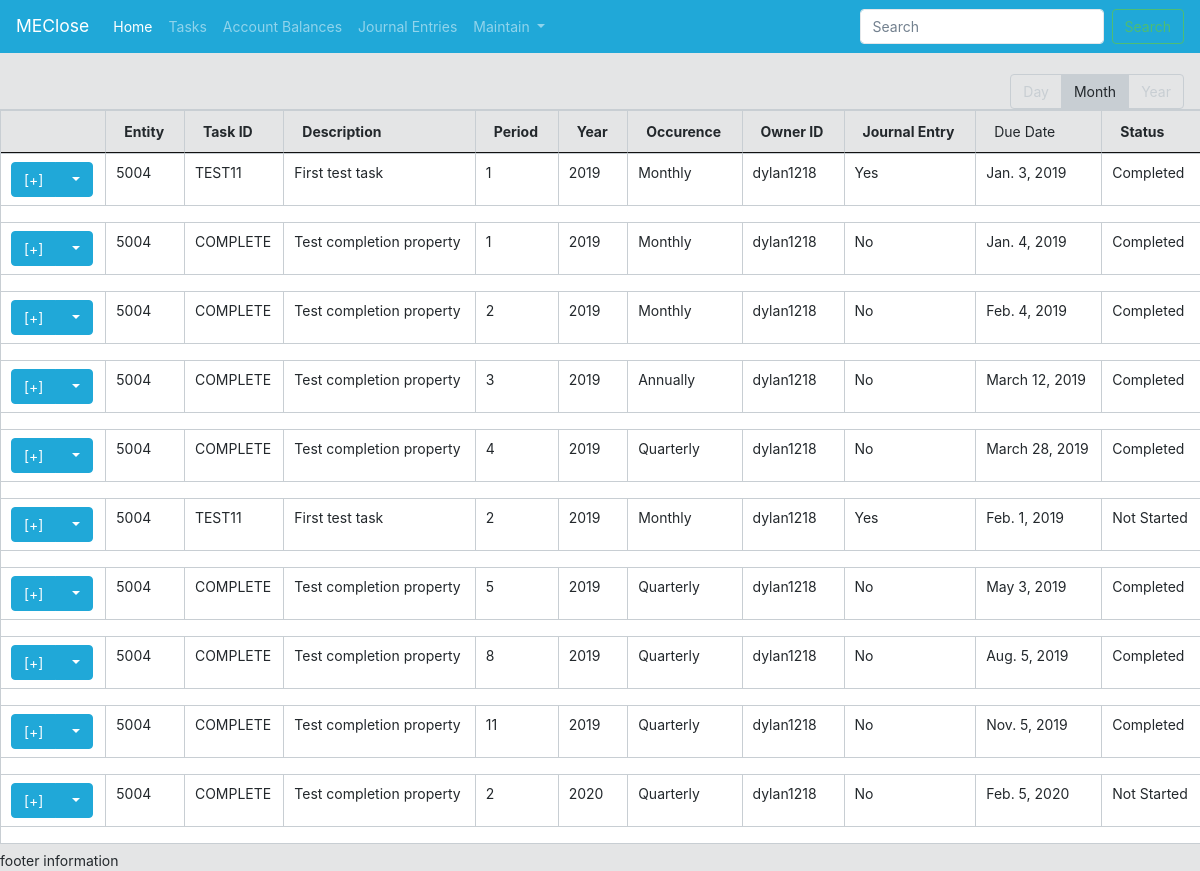
/ClosePortal/tasks/, run on an earlier commit of the app's database.
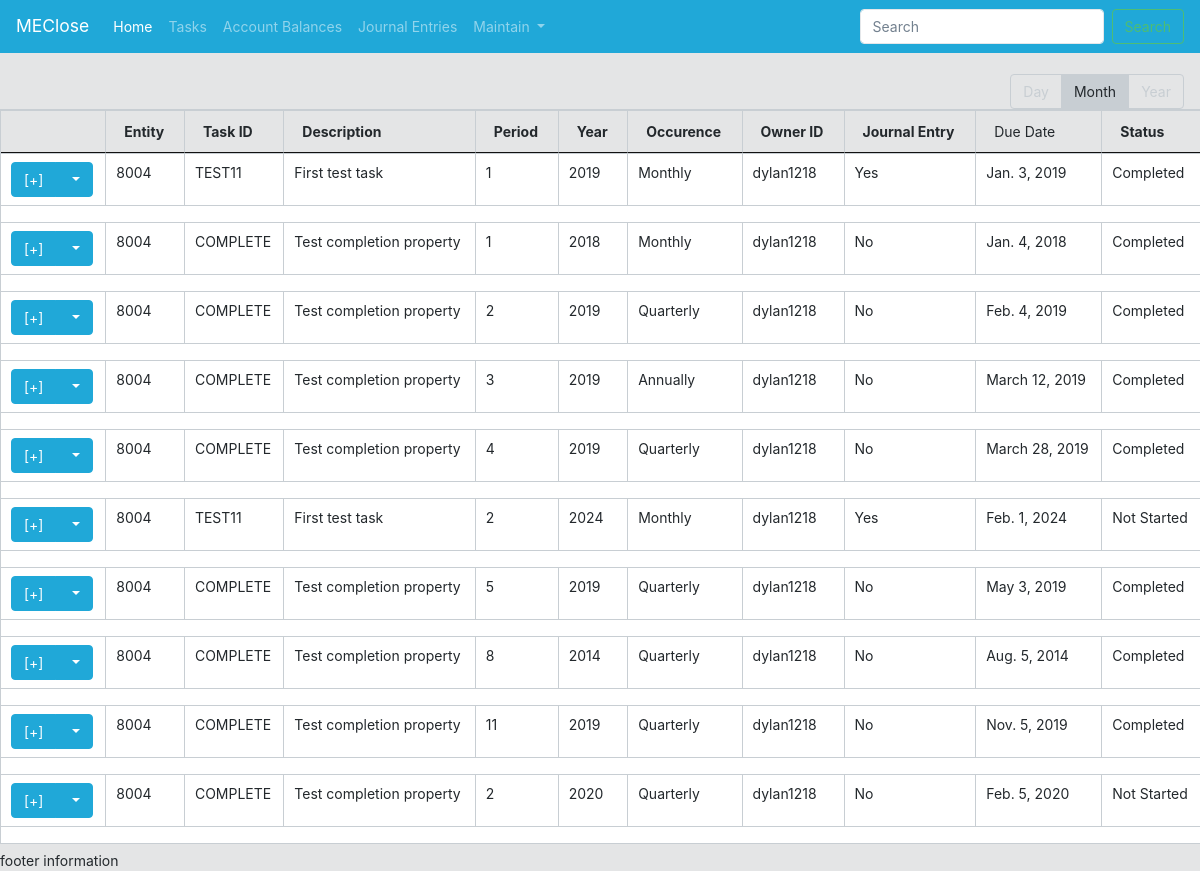
And on a later commit of the database.
### CloseApplication/models.py (models this page shows, shortened)
class TaskChecklist(models.Model):
    occurenceChoices = (
        ('M', 'Monthly'),
        ('Q', 'Quarterly'),
        ('S', 'Semi-Annually'),
        ('A', 'Annually'),
    )
    taskId = models.CharField(max_length=8)
    taskTBMapping = models.CharField(max_length=200, default="Not Assigned") #For assigning tasks to a TB FSLI
    taskDescription = models.CharField(max_length=200)
    taskYear = models.IntegerField(max_length=4)
    taskPeriod = models.IntegerField(max_length=2, choices = periodChoices)
    taskOccurence = models.CharField(max_length=2, choices = occurenceChoices)
    taskOwnerId = models.ForeignKey(User, on_delete=models.PROTECT) #For documentation purposes we want to preserve who the owner of a task was, and as such protect is utilized to not allow deletion of the referenced object
    isJE = models.CharField(max_length=3, choices=binaryChoice)
    pub_date = models.DateTimeField('date published')
    due_date = models.DateField(("Due Date"), default=datetime.date.today) #Note: No longer needed -- will be a calculated property
    dueMonthDay = models.IntegerField(max_length=2, default=1)
    entity = models.ForeignKey(userDefinedEntity, on_delete=models.PROTECT, related_name="entity_TaskChecklist", default=1)
    class Meta:
        constraints = [
            models.UniqueConstraint(fields=['taskId', 'entity', 'taskPeriod', 'taskYear'], name='unique_EntityUser')
        ]
    @property
    def Due_Date(self):
        dateStart = datetime.date(self.taskYear,self.taskPeriod,1)
        dateEnd = datetime.date(self.taskYear, self.taskPeriod, calendar.monthrange(self.taskYear,self.taskPeriod)[1])
        firstBusinessDay = pd.date_range(dateStart, dateEnd, freq="BMS")
        return (firstBusinessDay + BDay(self.dueMonthDay-1)).date[0]
    @property
    def aggregateStatus(self):
        try:
            related_SubTask_Model = TaskChecklist.objects.prefetch_related("taskId_taskId").all().filter(taskId=self.taskId, entity=self.entity, taskPeriod=self.taskPeriod, taskYear=self.taskYear)
            related_SubTask_Model_Groupby = related_SubTask_Model[0].taskId_taskId.all().values("subTaskStatus").annotate(Count("subTaskStatus")) #-1 to bring pk down relative to 0th based index
            not_Started_List = list(related_SubTask_Model_Groupby.filter(subTaskStatus="NS").values_list("subTaskStatus__count", flat=True))
            in_Progress_List = list(related_SubTask_Model_Groupby.filter(subTaskStatus="IP").values_list("subTaskStatus__count", flat=True))
            completed_List = list(related_SubTask_Model_Groupby.filter(subTaskStatus="CT").values_list("subTaskStatus__count", flat=True))
            if len(not_Started_List) > 0:
                not_Started_Count = not_Started_List[0]
            else:
                not_Started_Count = 0
            if len(in_Progress_List) > 0:
                in_Progress_Count = in_Progress_List[0]
            else:
                in_Progress_Count = 0
            if len(completed_List) > 0:
                completed_Count = completed_List[0]
            else:
                completed_Count = 0
            if ( (not_Started_Count + in_Progress_Count + completed_Count) == 0 ) or ( (not_Started_Count > 0) and ((in_Progress_Count + completed_Count) == 0) ) :
                return "Not Started"
            elif in_Progress_Count > 0:
                return "In Progress"
            else:
                return "Completed"
        except:
            return "Unable to calculate status"
    @property #@property decorater utilized to create a callable calculated "field" similar to other fields
    def taskIdKey(self):
        return str(self.entity) + "-" + str(self.taskId) + "-" + str(self.taskYear) + "-" + str(self.taskPeriod)

class userDefinedEntity(models.Model):
    entity = models.CharField(max_length=200, default="Select Entity")
    def __str__(self):
        return self.entity

class subTaskChecklist(models.Model):
    taskId = models.ForeignKey(TaskChecklist, related_name="taskId_taskId", on_delete=models.CASCADE) #this field is our associated between the parent task and subtask(s). Cascade is utilize to remove the subtasks if parent task is removed
    subTaskNumber = models.IntegerField(max_length=2, default=1) #Maximum number of subtasks set to 99
    subTaskDescription = models.CharField(max_length=200)
    subTaskStatus = models.CharField(max_length=2, choices = statusChoices)
    class Meta:
        constraints = [
            models.UniqueConstraint(fields=['taskId', 'subTaskNumber'], name='unique_Subtask')
        ]
    @property
    def Get_Related_Period(self):
        get_Related_Object = subTaskChecklist.objects.all()
        return str(get_Related_Object.get(id=self.id).taskId.entity) + "-" + str(get_Related_Object.get(id=self.id).taskId.taskId) + "-" + str(get_Related_Object.get(id=self.id).taskId.taskYear) + "-" + str(get_Related_Object.get(id=self.id).taskId.taskPeriod)
    def File_Path(instance, filename):
        return os.path.join("Sub_Tasks", str(instance.taskId), str(instance.subTaskNumber), filename)
    docfile = models.FileField(upload_to=File_Path, default=False) #Note: To consider a way to set the default value equal to a dynamic file template which a user can download, and upload once completed

### CloseApplication/views.py (the view)
# urls.py: path('tasks/', views.taskList.as_view(), name='tasklist'),
class taskList(View):
    template = 'CloseApplication/taskchecklist/taskchecklist_list.html'
    def get(self, request, *args, **kwargs):
        TaskChecklist_Fields = TaskChecklist._meta.get_fields(include_hidden=False)
        TaskChecklist_Values = TaskChecklist.objects.all()
        subTasklist_Fields = subTaskChecklist._meta.get_fields(include_hidden=False)
        subTasklist_Values = subTaskChecklist.objects.all()
        context = { #context represents the variables passed to the provided template
            'TaskChecklist_Fields': TaskChecklist_Fields,
            'TaskChecklist_Values': TaskChecklist_Values,
            'subTasklist_Fields': subTasklist_Fields,
            'subTasklist_Values': subTasklist_Values,
        }
        return render(request, self.template, context)

### CloseApplication/templates/CloseApplication/taskchecklist/taskchecklist_list.html (shortened to what this page needs)
{% extends "CloseApplication/base.html" %}
{% load staticfiles %}
{% block content %}
{% include "CloseApplication/listview_outline.html" %}
<table class="table table-bordered table-hover" id="TaskChecklistTable">
    <thead>
        <tr>
            <th></th>
            <th>Entity</th>
            <th>Task ID</th>
            <th>Description</th>
            <th>Period</th>
            <th>Year</th>
            <th>Occurence</th>
            <th>Owner ID</th>
            <th>Journal Entry</th>
            <td>Due Date</th>
            <th>Status</th>
        </tr>
    </thead>
    <tbody class="bg-white">
        {% for tableValue in TaskChecklist_Values %}
        {% with forloopCounter=forloop.counter|stringformat:"s" %}
        {% with idTemplate_Hash="#group-of-rows"|add:forloopCounter %}
        {% with idTemplate="group-of-rows"|add:forloopCounter %}
        <tr data-toggle="collapse" data-target="{{ idTemplate_Hash }}">
            <td class=" details-control">
                <div class="btn-group">
                    <button type="button" class="btn btn-primary" id="collapseButton">[+]</button>
                    <button type="button" class="btn btn-primary dropdown-toggle" data-toggle="dropdown">
                    </button>
                </div>
            </td>
            <td>{{ tableValue.entity }}</td>
            <td>{{ tableValue.taskId }}</td>
            <td>{{ tableValue.taskDescription }}</td>
            <td>{{ tableValue.taskPeriod }}</td>
            <td>{{ tableValue.taskYear }}</td>
            <td>{{ tableValue.get_taskOccurence_display }}</td>
            <td>{{ tableValue.taskOwnerId }}</td>
            <td>{{ tableValue.isJE }}</td>
            <td> {{ tableValue.Due_Date }} </td>
            <td>{{ tableValue.aggregateStatus }}</td>
        </tr>
        <tr>
        <td colspan="12">
            </td>
            </tr>
        {% endwith %}
        {% endwith %}
        {% endwith %}
        {% endfor %}
    </tbody>
</table>
{% endblock %}

### CloseApplication/templates/CloseApplication/base.html (shortened to what this page needs)
<!DOCTYPE html>
<html>
<head>
    {% load static %}
    <link rel="stylesheet" href="https://cdn.datatables.net/1.10.19/css/dataTables.bootstrap4.min.css">
    <link rel="stylesheet" href="https://maxcdn.bootstrapcdn.com/bootstrap/4.0.0/css/bootstrap.min.css">
    <link rel="stylesheet" href="{% static 'CloseApplication/jquery.dataTables.min.css' %}">
    <link rel="stylesheet" href="{% static 'CloseApplication/coreui.min.css' %}"></script>
</head>
<body>
      <nav class="navbar navbar-expand-lg navbar-dark bg-primary">
        <a class="navbar-brand" href="#">MEClose</a>
        <div class="collapse navbar-collapse" id="navbarSupportedContent">
          <ul class="navbar-nav mr-auto">
            <li class="nav-item active">
              <a class="nav-link" href="/ClosePortal/CloseSummary">Home<span class="sr-only">(current)</span></a>
            </li>
            <li class="nav-item">
              <a class="nav-link" href="/ClosePortal/tasks/">Tasks</a>
            </li>
            <li class="nav-item">
                    <a class="nav-link" href="/ClosePortal/accountrecs/">Account Balances</a>
            </li>
            <li class="nav-item">
                    <a class="nav-link" href="/ClosePortal/entryapprovals/">Journal Entries</a>
            </li>
            <li class="nav-item dropdown">
              <a class="nav-link dropdown-toggle" href="#" id="navbarDropdown" role="button" data-toggle="dropdown" aria-haspopup="true" aria-expanded="false">
                Maintain
              </a>
            </li>
          </ul>
          <form class="form-inline my-2 my-lg-0 float-right">
            <input class="form-control mr-sm-2" type="search" placeholder="Search" aria-label="Search">
            <button class="btn btn-outline-success my-2 my-sm-0" type="submit">Search</button>
          </form>
        </div>
      </nav>
      <br>
    <div class="page-wrap">
        <div class="animated fadeIn">
        {% block content %}{% endblock %}
        </div>
    </div>
    <footer class="site-footer">
            footer information
    </footer>
</body>
</html>

### CloseApplication/templates/CloseApplication/listview_outline.html (shortened to what this page needs)
<div class="btn-group btn-group-toggle float-right mr-3" data-toggle="buttons">
    <label class="btn btn-outline-secondary">
        <input id="option1" type="radio" name="options" autocomplete="off"> Day
    </label>
    <label class="btn btn-outline-secondary active">
        <input id="option2" type="radio" name="options" autocomplete="off" checked=""> Month
    </label>
    <label class="btn btn-outline-secondary">
        <input id="option3" type="radio" name="options" autocomplete="off"> Year
    </label>
</div>

What changed in the data, as far as the page shows it:
changed through a linked row, TaskChecklist "Jan. 3, 2019": entity "5004" → "8004"
changed TaskChecklist: entity "5004" → "8004"; taskYear "2019" → "2018"; Due_Date "Jan. 4, 2019" → "Jan. 4, 2018"
changed TaskChecklist "Feb. 4, 2019": entity "5004" → "8004"; taskOccurence "Monthly" → "Quarterly"
changed through a linked row, TaskChecklist "Annually": entity "5004" → "8004"
changed through a linked row, TaskChecklist "March 28, 2019": entity "5004" → "8004"
changed TaskChecklist: entity "5004" → "8004"; taskYear "2019" → "2024"; Due_Date "Feb. 1, 2019" → "Feb. 1, 2024"
changed through a linked row, TaskChecklist "May 3, 2019": entity "5004" → "8004"
changed TaskChecklist: entity "5004" → "8004"; taskYear "2019" → "2014"; Due_Date "Aug. 5, 2019" → "Aug. 5, 2014"
changed through a linked row, TaskChecklist "Nov. 5, 2019": entity "5004" → "8004"
changed through a linked row, TaskChecklist "Feb. 5, 2020": entity "5004" → "8004"
